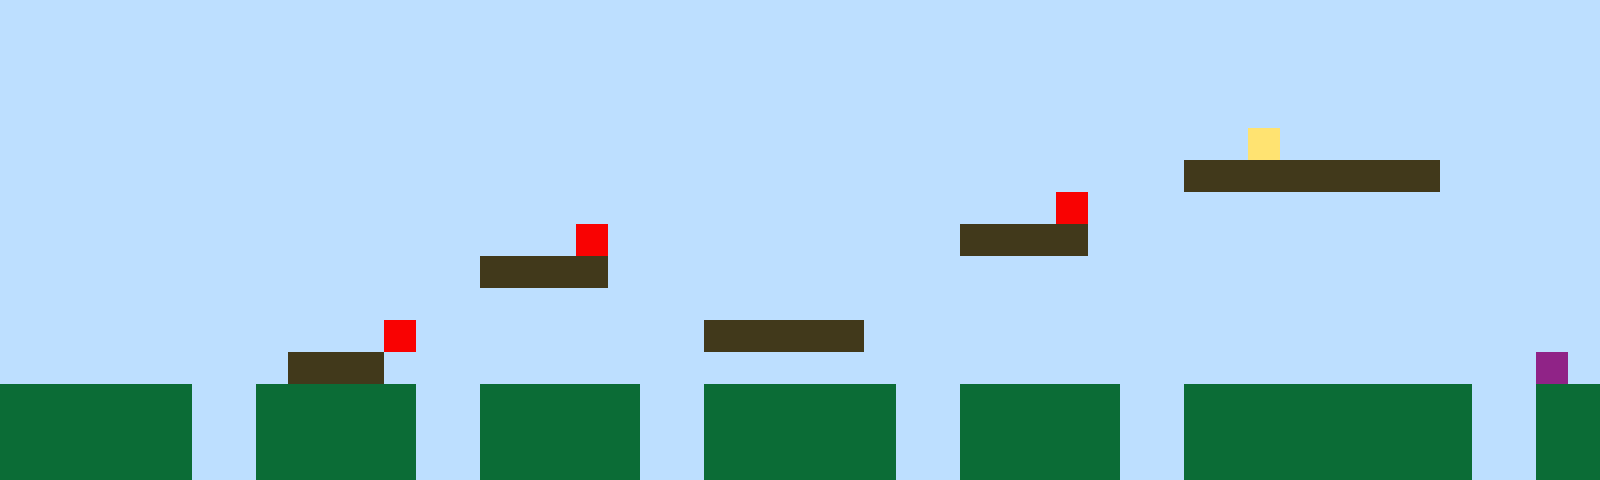

This game map was drawn from its Tiled (.tmx) file and the tilesets committed beside it. A one-line description and the full map source follow:
An orthogonal 50x15 tile map with 32x32 px tiles, 1 tile layer (Tile Layer 1).

<map version="1.10" tiledversion="1.11.2" orientation="orthogonal" renderorder="right-up" width="50" height="15" tilewidth="32" tileheight="32" infinite="0" nextlayerid="2" nextobjectid="1"><editorsettings><export target="map1.csv" format="csv" /></editorsettings><tileset firstgid="1" name="sprites" tilewidth="32" tileheight="32" tilecount="6" columns="3"><image source="sprites.png" width="96" height="64" /></tileset><layer id="1" name="Tile Layer 1" width="50" height="15"><data encoding="csv">1,1,1,1,1,1,1,1,1,1,1,1,1,1,1,1,1,1,1,1,1,1,1,1,1,1,1,1,1,1,1,1,1,1,1,1,1,1,1,1,1,1,1,1,1,1,1,1,1,1,1,1,1,1,1,1,1,1,1,1,1,1,1,1,1,1,1,1,1,1,1,1,1,1,1,1,1,1,1,1,1,1,1,1,1,1,1,1,1,1,1,1,1,1,1,1,1,1,1,1,1,1,1,1,1,1,1,1,1,1,1,1,1,1,1,1,1,1,1,1,1,1,1,1,1,1,1,1,1,1,1,1,1,1,1,1,1,1,1,1,1,1,1,1,1,1,1,1,1,1,1,1,1,1,1,1,1,1,1,1,1,1,1,1,1,1,1,1,1,1,1,1,1,1,1,1,1,1,1,1,1,1,1,1,1,1,1,1,1,1,1,1,1,1,1,1,1,1,1,1,1,1,1,1,1,1,1,1,1,1,1,1,1,1,1,1,1,1,1,1,1,1,1,1,1,1,1,1,1,1,1,1,1,1,1,1,1,1,1,4,1,1,1,1,1,1,1,1,1,1,1,1,1,1,1,1,1,1,1,1,1,1,1,1,1,1,1,1,1,1,1,1,1,1,1,1,1,1,1,1,1,1,1,1,1,1,1,3,3,3,3,3,3,3,3,1,1,1,1,1,1,1,1,1,1,1,1,1,1,1,1,1,1,1,1,1,1,1,1,1,1,1,1,1,1,1,1,1,1,1,1,1,1,5,1,1,1,1,1,1,1,1,1,1,1,1,1,1,1,1,1,1,1,1,1,1,1,1,1,1,1,1,1,1,1,1,1,1,5,1,1,1,1,1,1,1,1,1,1,1,3,3,3,3,1,1,1,1,1,1,1,1,1,1,1,1,1,1,1,1,1,1,1,1,1,1,1,1,1,1,1,1,1,1,1,3,3,3,3,1,1,1,1,1,1,1,1,1,1,1,1,1,1,1,1,1,1,1,1,1,1,1,1,1,1,1,1,1,1,1,1,1,1,1,1,1,1,1,1,1,1,1,1,1,1,1,1,1,1,1,1,1,1,1,1,1,1,1,1,1,1,1,1,1,1,1,1,1,1,1,1,1,1,1,1,1,1,1,1,1,1,1,1,1,1,1,1,1,1,1,1,1,5,1,1,1,1,1,1,1,1,1,3,3,3,3,3,1,1,1,1,1,1,1,1,1,1,1,1,1,1,1,1,1,1,1,1,1,1,1,1,1,1,1,1,1,1,1,1,3,3,3,1,1,1,1,1,1,1,1,1,1,1,1,1,1,1,1,1,1,1,1,1,1,1,1,1,1,1,1,1,1,1,1,1,1,1,1,6,1,2,2,2,2,2,2,1,1,2,2,2,2,2,1,1,2,2,2,2,2,1,1,2,2,2,2,2,2,1,1,2,2,2,2,2,1,1,2,2,2,2,2,2,2,2,2,1,1,2,2,2,2,2,2,2,2,1,1,2,2,2,2,2,1,1,2,2,2,2,2,1,1,2,2,2,2,2,2,1,1,2,2,2,2,2,1,1,2,2,2,2,2,2,2,2,2,1,1,2,2,2,2,2,2,2,2,1,1,2,2,2,2,2,1,1,2,2,2,2,2,1,1,2,2,2,2,2,2,1,1,2,2,2,2,2,1,1,2,2,2,2,2,2,2,2,2,1,1,2,2</data></layer></map>
